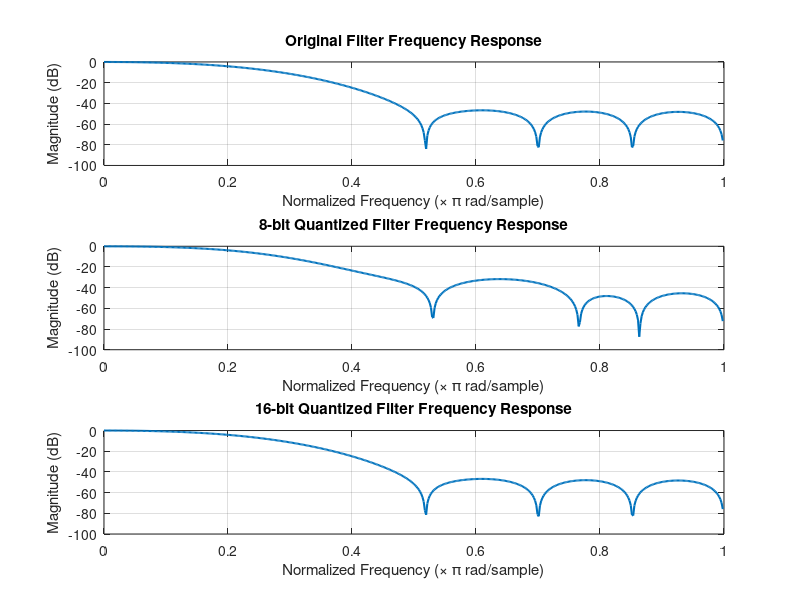

The MATLAB source for this figure: (Note: this script raises an error after producing the figure.)
% MATLAB Code to design a low-pass FIR filter and quantize its coefficients

% Clear workspace
clear; clc; close all;

% Design parameters
N = 13; % Filter order
fc = 0.23; % Normalized cutoff frequency (0.25 * Nyquist frequency)

% Design the low-pass FIR filter using Hamming window
b = fir1(N, fc, hamming(N + 1)); % FIR filter coefficients

% Display the original coefficients
disp('Original Filter Coefficients:');
disp(b);

% Quantization function
quantize_coefficients = @(coeffs, bits) round(coeffs * (2^(bits - 1) - 1)) / (2^(bits - 1) - 1);

% Quantize to 8-bit and 16-bit precision
b_8bit = quantize_coefficients(b, 8);
b_16bit = quantize_coefficients(b, 16);

% Display the quantized coefficients
disp('8-bit Quantized Filter Coefficients:');
disp(b_8bit);
disp('16-bit Quantized Filter Coefficients:');
disp(b_16bit);

% Frequency response of the original and quantized filters
[H_orig, F_orig] = freqz(b, 1, 512);
[H_8bit, F_8bit] = freqz(b_8bit, 1, 512);
[H_16bit, F_16bit] = freqz(b_16bit, 1, 512);

% Plotting the frequency responses
figure;
subplot(3,1,1);
plot(F_orig/pi, 20*log10(abs(H_orig)), 'LineWidth', 1.5);
title('Original Filter Frequency Response');
xlabel('Normalized Frequency (\times \pi rad/sample)');
ylabel('Magnitude (dB)');
grid on;

subplot(3,1,2);
plot(F_8bit/pi, 20*log10(abs(H_8bit)), 'LineWidth', 1.5);
title('8-bit Quantized Filter Frequency Response');
xlabel('Normalized Frequency (\times \pi rad/sample)');
ylabel('Magnitude (dB)');
grid on;

subplot(3,1,3);
plot(F_16bit/pi, 20*log10(abs(H_16bit)), 'LineWidth', 1.5);
title('16-bit Quantized Filter Frequency Response');
xlabel('Normalized Frequency (\times \pi rad/sample)');
ylabel('Magnitude (dB)');
grid on;

% Show the figure
sgtitle('Frequency Response Comparison of Original and Quantized Filters');
